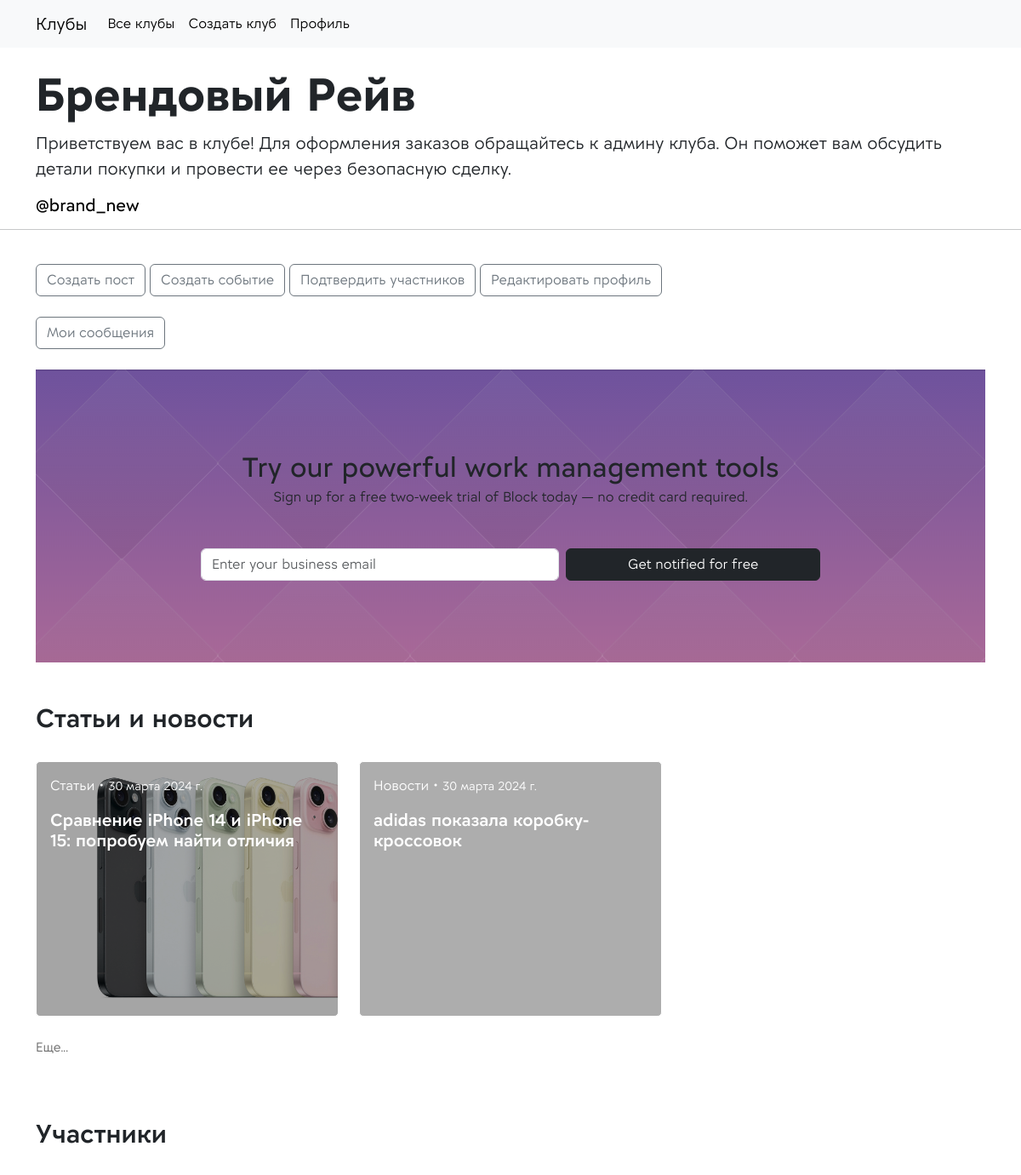
/brendovyij-rejv/profile-club/ (signed in, upper part), run on an earlier commit of the app's database.
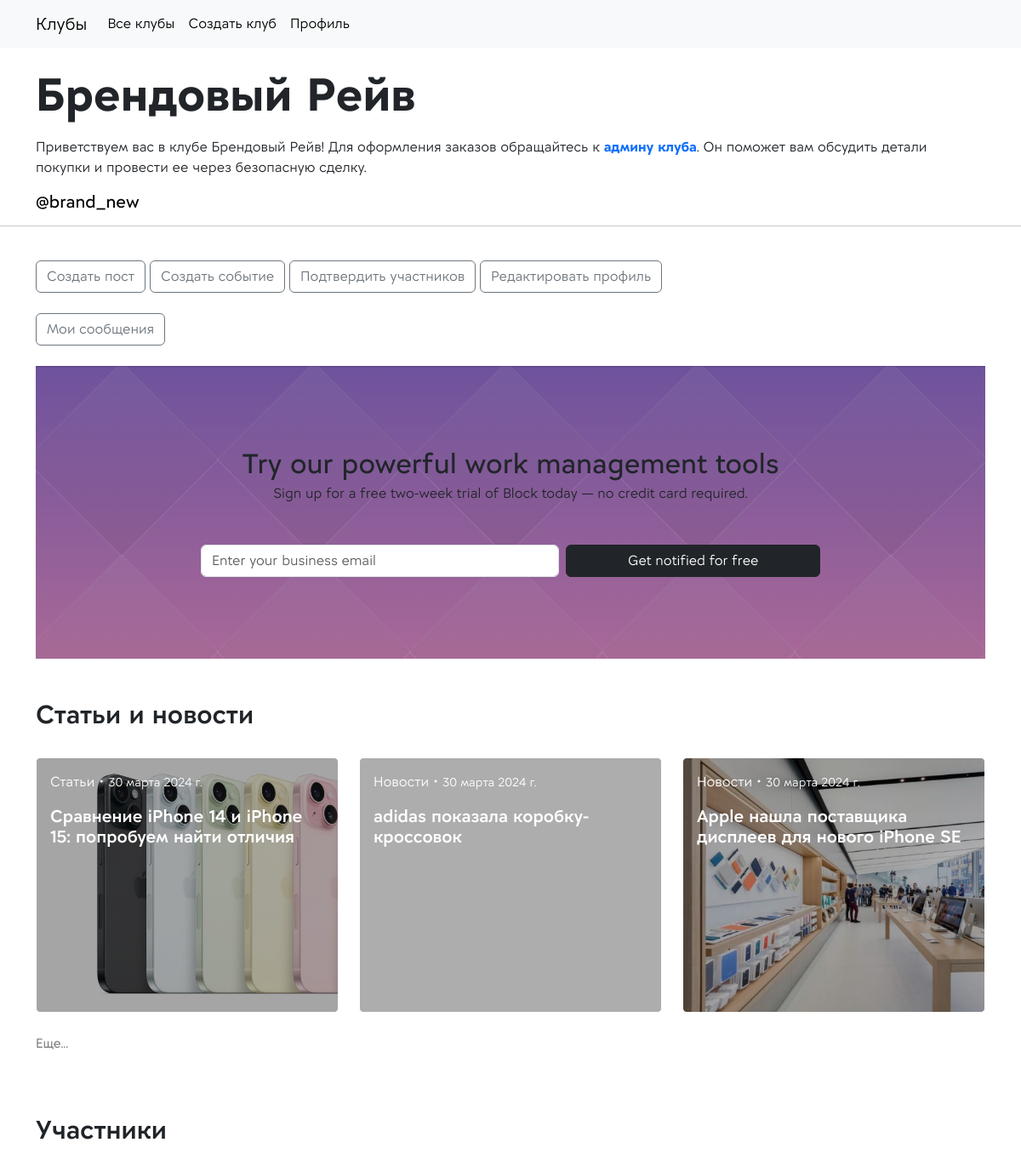
And on a later commit of the database.
### app_clubs/models.py (models this page shows)
class BaseModel(models.Model):
    format_choices = [
        ("Онлайн", "Онлайн"),
        ("Офлайн", "Офлайн"),
    ]
    title = models.CharField(max_length=128, verbose_name='Заголовок')
    slug = models.SlugField(max_length=128, db_index=True, null=False, blank=True, unique=True)
    club = models.ForeignKey("Club", on_delete=models.SET_NULL, null=True, blank=True)
    def __str__(self):
        return self.title
    class Meta:
        abstract = True

class Club(BaseModel):
    club = None
    admins = models.ManyToManyField(get_user_model(), related_name='clubsadmins')
    not_approved = models.ManyToManyField(get_user_model(), related_name='notapproved', null=True, blank=True)
    description = models.TextField(blank=True, null=True, verbose_name='Информация о клубе')
    short_desc = CKEditor5Field(blank=True, null=True, verbose_name="Доп.информация о клубе", config_name='extends')
    moderate = models.BooleanField(default=False, verbose_name='Модерировать')
    image = models.FileField(upload_to='uploads/%Y/%m/%d/', default=None, null=True, blank=True,
                             verbose_name='Изображение')
    tg = models.CharField(max_length=256, null=True, blank=True, verbose_name='Телеграм')
    cat = models.CharField(max_length=64, choices=cats, verbose_name='Направления', null=True)
    class Meta:
        verbose_name_plural = 'Клубы'

class ModelPost(BaseModel):
    type_content_choices = [
        ('news', 'Новости'),
        ('article', 'Статьи'),
    ]
    text = CKEditor5Field(blank=True, null=True, verbose_name="Текст", config_name='extends')
    image = models.FileField(upload_to='uploads/posts/', default=None, null=True, blank=True,
                             verbose_name='Изображение')
    datetime = models.DateField(blank=True, null=True, default=datetime.date.today)
    type_content = models.CharField(max_length=32, choices=type_content_choices, verbose_name='Тип поста', null=True, blank=True)
    author = models.ForeignKey(get_user_model(), on_delete=models.SET_NULL, null=True, blank=True)
    class Meta:
        verbose_name_plural = 'Посты'
        ordering = ['-datetime']

### app_clubs/views.py (the view)
# urls.py: path('<slug:club_slug>/profile-club/', views.ProfileClub.as_view(), name='profile_club'),
class ProfileClub(RequiredClubMember, TemplateView):
    template_name = 'app_clubs/profile_club.html'
    def get_context_data(self, **kwargs):
        context = super().get_context_data(**kwargs)
        context['current_club'] = self.request.current_club
        context['events'] = EventModel.objects.filter(club=self.request.current_club)
        context['posts'] = ModelPost.objects.filter(club=self.request.current_club)
        context['members'] = get_user_model().objects.filter(clubs=self.request.current_club)
        return context

### app_clubs/context_processors.py (called while the page is built)
def context_navbar(request, navbar=navbar):
    if request.user.is_authenticated:
        navbar = navbar[0:-2]
        navbar.append({'selected': 'profile_user', 'name': 'Профиль', 'url': reverse_lazy('app_clubs:profile_user')})
    else:
        navbar = navbar[-2:]
    return {'logo': 'Клубы', 'main_page_url': reverse_lazy('app_clubs:home_page'), 'menu_navbar': navbar}

### app_clubs/templatetags/club_filters.py (called while the page is built)
@register.filter
def list_content(lst, param):
    if param == "None":
        return lst
    by, size = map(int, param.split(':'))
    if len(lst) < by:
        return lst
    return lst[0:len(lst) // by * by][:size]

@register.filter
def tg_club(href):
    if 'https://t.me/' in href:
        href = href.replace('https://t.me/', '@')
    return href

### app_clubs/utils.py (called while the page is built)
    def dispatch(self, request, *args, **kwargs):
        if not request.user.is_authenticated:
            return redirect(reverse_lazy('app_clubs:page_error', kwargs={'type_error': '403'}))
        current_user = request.user
        current_club = Club.objects.get(slug=self.kwargs['club_slug'])
        if not (current_club in current_user.clubs.all()):
            return redirect(reverse_lazy('app_clubs:page_error', kwargs={'type_error': '403'}))
        request.current_club = current_club
        if self.for_admin:
            if request.user not in current_club.admins.all():
                return redirect(reverse_lazy('app_clubs:page_error', kwargs={'type_error': '403'}))
        return super().dispatch(request, *args, **kwargs)

### app_clubs/templates/app_clubs/profile_club.html (shortened to what this page needs)
{% extends 'app_clubs/base/base.html' %}
{% load club_tags %}
{% load static %}
{% load club_filters %}
{% block content %}
<div class="container"><br>
    <h1 class="" style="font-size: 54px; font-weight: bold">{{ current_club }}</h1>
    {% if current_club.short_desc %}
    <p style="font-size: 20px">{{ current_club.short_desc|safe }}</p>
    {% endif %}
    <h5><a href="{{ current_club.tg }}" style="color: black;" target="_blank">{{current_club.tg|tg_club }}</a></h5>
</div>
<hr>
{% if request.user in current_club.admins.all %}
<br>
<div class="container">
    <a class="btn btn-outline-secondary" href="{% url 'app_clubs:create_post' club_slug=current_club.slug %}">Создать
        пост</a>
    <a class="btn btn-outline-secondary" href="{% url 'app_clubs:create_event' club_slug=current_club.slug %}">Создать
        событие</a>
    <a class="btn btn-outline-secondary"
       href="{% url 'app_clubs:approve_members' club_slug=current_club.slug %}">Подтвердить участников</a>
    <a class="btn btn-outline-secondary"
       href="{% url 'app_clubs:edit_club_profile' club_slug=current_club.slug %}">Редактировать профиль</a>
</div><br>
{% endif %}
<div class="container">
    <a class="btn btn-outline-secondary" href="{% url 'app_clubs:my_notifs' club_slug=current_club.slug %}">Мои
        сообщения</a>
</div>
<br>
<div class="container">
    <section class="py-5" style="background-image: url({% static 'app_clubs/images/img-fon.png' %});">
        <div class="container" data-cues="zoomIn" data-disabled="true">
            <div class="row bg-pattern bg-primary-gradient rounded-3 p-7 g-0" data-cue="zoomIn" data-show="true"
                 style="animation-name: zoomIn; animation-duration: 600ms; animation-timing-function: ease; animation-delay: 0ms; animation-direction: normal; animation-fill-mode: both;">
                <div class="col-xl-8 offset-xl-2 col-lg-10 offset-lg-1 col-md-12 col-12">
                    <div class="position-relative z-1 my-lg-5">
                        <div class="mb-5 text-center">
                            <h3 class="h2 text-white-stable mb-1">Try our powerful work management tools</h3>
                            <p class="mb-0 text-white-stable">Sign up for a free two-week trial of Block today — no
                                credit
                                card required.</p>
                        </div>
                        <form class="row g-2 needs-validation d-flex mx-lg-7" novalidate="">
                            <div class="col-md-7 col-xl-7 col-12">
                                <input type="email" id="notificationEmail" class="form-control"
                                       placeholder="Enter your business email" aria-label="Enter your business email"
                                       required="">
                            </div>
                            <div class="col-md-5 col-xl-5 col-12">
                                <div class="d-grid">
                                    <button class="btn btn-dark" type="submit">Get notified for free</button>
                                </div>
                            </div>
                        </form>
                    </div>
                </div>
            </div>
        </div>
    </section>
</div>
<br>
<br>
{% include 'app_clubs/base/base_show_posts.html' with param='3:6' %}
<br><br><br>
{% include 'app_clubs/base/base_show_members.html' with param="4:4" %}
<br><br><br>
{% endblock %}

### app_clubs/templates/app_clubs/base/base.html (shortened to what this page needs)
{% load static %}
<!DOCTYPE html>
<html lang="en">
{% include 'app_clubs/base/header_links.html' %}
<body>
<head>
{% include 'app_clubs/base/navbar.html' %}
</head>
{% block content %}
{% endblock %}
</body>
</html>

### app_clubs/templates/app_clubs/base/header_links.html (shortened to what this page needs)
{% load static %}
    <link type="text/css" href="{% static 'app_clubs/styles/main.css' %}" rel="stylesheet"/>
    <link rel="stylesheet" href="https://cdn.jsdelivr.net/npm/bootstrap-icons@1.11.3/font/bootstrap-icons.min.css">
    <link href="https://cdn.jsdelivr.net/npm/bootstrap@5.3.2/dist/css/bootstrap.min.css" rel="stylesheet"
>

### app_clubs/templates/app_clubs/base/navbar.html (shortened to what this page needs)
<nav class="navbar navbar-expand-lg bg-light navbar-light sticky-top">
    <div class="container">
        <a class="navbar-brand" href="{{ main_page_url }}">{{ logo }}</a>
        <div class="collapse navbar-collapse" id="navbarSupportedContent">
            <ul class="navbar-nav me-auto mb-2 mb-lg-0">
                {% for item in menu_navbar %}
                    {% if item.selected == item_selected %}
                        <li class="nav-item">
                            <a class="nav-link active" aria-current="page" href="{{ item.url }}" style="color: #989898 !important;">{{ item.name }}</a>
                        </li>
                    {% else %}
                        <li class="nav-item">
                            <a class="nav-link active" aria-current="page" href="{{ item.url }}">{{ item.name }}</a>
                        </li>
                    {% endif %}
                {% endfor %}
            </ul>
        </div>
    </div>
</nav>

### app_clubs/templates/app_clubs/base/base_show_events.html (shortened to what this page needs)
{% load static %}
{% load club_filters %}

### app_clubs/templates/app_clubs/base/base_show_posts.html
{% load static %}
{% load club_filters %}
<div class="container">
    <h2 class="title-weight-section">Статьи и новости</h2><br>
    <div class="row row-cols-1 row-cols-md-3 g-4">
        {% for post in posts|list_content:param %}
            <div class="col">
                <div class="card h-100" style="border: none">
                    {% if post.image %}
                        <div class="img-post-list"
                             style="background-image: url({{ post.image.url }});">
                        </div>
                    {% else %}
                        <div class="img-post-list"
                             style="background-image: url({% static 'users/images/back_page_login.png' %});">
                        </div>
                    {% endif %}
                    <div class="card-img-overlay block-post-list">
                        <div>
                            <p class="card-text" style="color:white">{{ post.get_type_content_display  }}<i class="bi bi-dot"></i><small>{{ post.datetime }}</small></p>
                            <a href="{% url 'app_clubs:detail_post' club_slug=current_club.slug post_slug=post.slug %}" class="text-decoration-none">
                                <h5 class="card-title" style="color: white; font-weight: 600">{{ post.title }}</h5>
                            </a>
                        </div>
                    </div>
                </div>
            </div>
        {% endfor %}
    </div>
    <br>
    <a href="{% url 'app_clubs:show_content' club_slug=current_club.slug content='posts' %}" class="more">Еще...</a>
</div>

### app_clubs/templates/app_clubs/base/base_show_members.html (shortened to what this page needs)
{% load static %}
{% load club_filters %}
<div class="container">
    <h1 class="title-weight-section">Участники</h1><br>
    <div class="row gy-5">
    </div>
</div>

### app_clubs/static/app_clubs/styles/main.css (style rules this page uses)
.title-weight-section { font-weight: 600; font-size: 30px; }
.more { color: rgba(0, 0, 0, 0.6); font-size: 15px; text-decoration: none; }

### app_clubs/templates/app_clubs/profile_club.html (style rules this page uses)
.img-post-list { height: 300px; background-size: cover; border: 1px solid white; border-radius: 4px; }
.block-post-list { background-color: rgba(0, 0, 0, 0.32) !important; border: 1px solid white; }
a { text-decoration:none; }

What changed in the data, as far as the page shows it:
changed Club "Брендовый Рейв": short_desc "Приветствуем вас в клубе! Для оформления заказов обращайтесь к админу клуба. Он поможет вам обсудить детали покупки и провести ее через безопасную сделку." → "Приветствуем вас в клубе Брендовый Рейв! Для оформления заказов обращайтесь к админу клуба . Он поможет вам обсудить…"
added ModelPost: image (picture), type_content "Новости", datetime "30 марта 2024 г.", title "Apple нашла поставщика дисплеев для нового iPhone SE"
